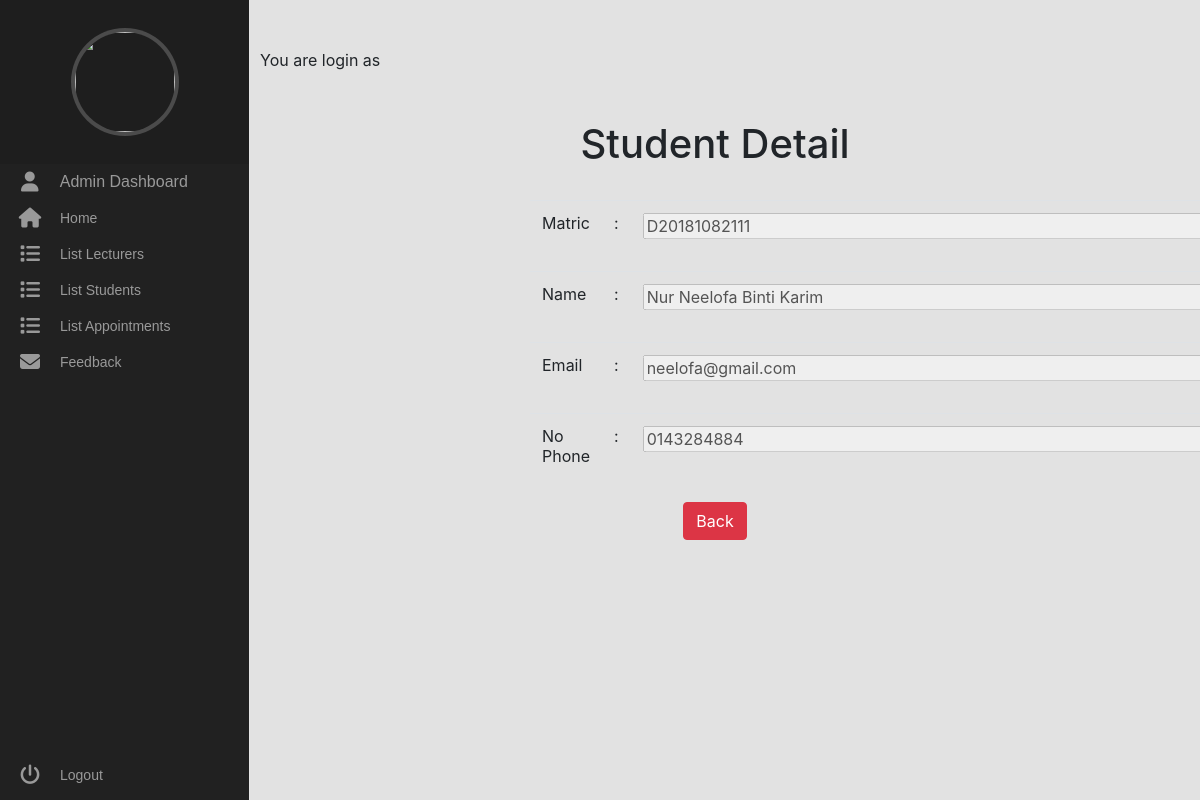
The page /admin/viewstudent.php?id=1 on the database its author committed.
### tables this page shows
CREATE TABLE `student` (
  `id` int(11) NOT NULL,
  `name` varchar(40) NOT NULL,
  `matric` varchar(12) NOT NULL,
  `email` varchar(25) NOT NULL,
  `password` varchar(8) NOT NULL,
  `profile` varchar(25) NOT NULL,
  `phone` varchar(12) NOT NULL,
  `role` varchar(10) NOT NULL
);

### admin/viewstudent.php (the view, shortened to what this page needs)
<?php
include('dashboard.php');
?>
<head>
  <link rel="stylesheet" href="../CSS/bootstrap.min.css" />
  <link rel="stylesheet" href="../CSS/style.css" />
</head>
<?php
$id = $_GET['id'];
$result = mysqli_query($mysqli, "SELECT * FROM student WHERE id= $id");
if($result){
    $row = mysqli_fetch_array($result, MYSQLI_ASSOC);
?>
<html>
<div class="main">
<br><br>
    <center>
	<h1>Student Detail</h1><br>
    <div style="margin-left:270px;">
	<fieldset>
		<form action = "" method  = "POST" >
		<table class="table">
		<tr>
			<td>
                <label for="matric">Matric</label>
				</td>
                <td width="2%">:</td>
                <td>
                <input type="text" id="matric" name="matric" size="50" value="<?php echo $row['matric']?>"disabled ><br><br>
			</td>
		</tr>
		<tr>
			<td>
				<label for="name">Name</label>
				</td>
                <td width="2%">:</td>
                <td>
				<input type="text" id="name" name="name" size="50" value="<?php echo $row['name']?>"disabled ><br><br>
			</td>
		</tr>
		<tr>
			<td>
				<label for="email">Email</label>
				</td>
                <td width="2%">:</td>
                <td>
                <input type="text" id="email" name="email" size="50" value="<?php echo $row['email']?>"disabled><br><br>
			</td>
		</tr>
		<tr>
			<td>
				<label for="phone">No Phone</label>
				</td>
                <td width="2%">:</td>
                <td>
				<input type="text" id="phone" name="phone" size="50" value="<?php echo $row['phone']?>"disabled><br><br>
			</td>
		</tr>
		</table>
        </div>
        <a  class="btn btn-danger" onclick="window.location.href='liststudent.php'" > Back</a>
		 </center>
</body>
</div>
</html>
<?php
}
?>

### CSS/style.css (style rules this page uses)
.main { margin-left: 230px; padding: 0px 30px; }

### CSS/dashboard.css (style rules this page uses)
body { background: #f8f8f8; }

### rows shown on the page
student: matric "D20181082111", name "Nur Neelofa Binti Karim", email "neelofa@gmail.com", phone "0143284884"
